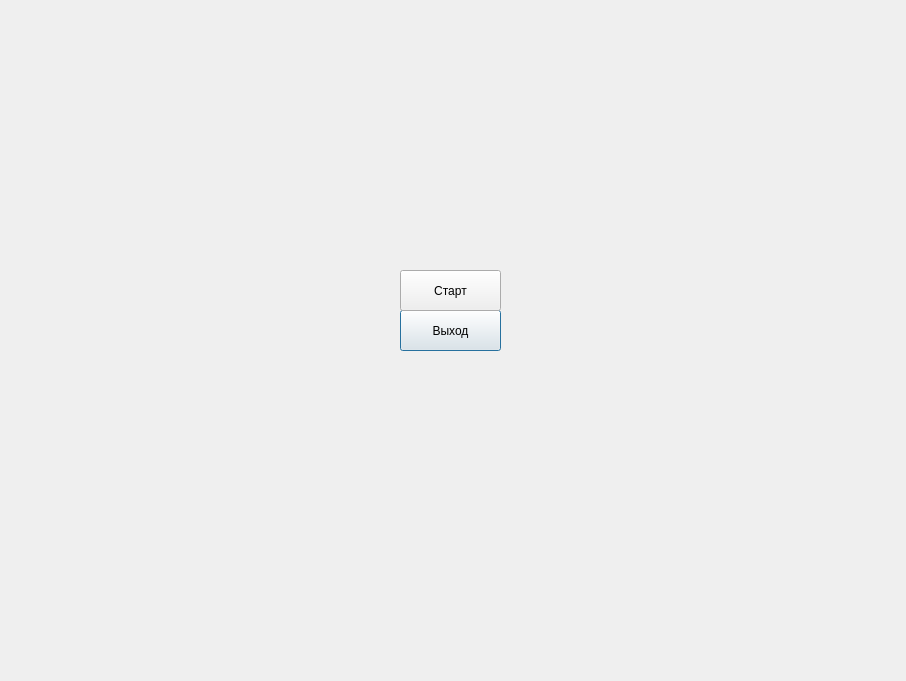
<?xml version="1.0" encoding="UTF-8"?>
<ui version="4.0">
 <class>Dialog</class>
 <widget class="QDialog" name="Dialog">
  <property name="geometry">
   <rect>
    <x>0</x>
    <y>0</y>
    <width>906</width>
    <height>681</height>
   </rect>
  </property>
  <property name="maximumSize">
   <size>
    <width>16777215</width>
    <height>16777215</height>
   </size>
  </property>
  <property name="windowTitle">
   <string>Dialog</string>
  </property>
  <widget class="QPushButton" name="pushButton">
   <property name="geometry">
    <rect>
     <x>400</x>
     <y>310</y>
     <width>101</width>
     <height>41</height>
    </rect>
   </property>
   <property name="text">
    <string>Выход</string>
   </property>
  </widget>
  <widget class="QPushButton" name="pushButton_2">
   <property name="geometry">
    <rect>
     <x>400</x>
     <y>270</y>
     <width>101</width>
     <height>41</height>
    </rect>
   </property>
   <property name="text">
    <string>Старт</string>
   </property>
  </widget>
 </widget>
 <resources/>
 <connections/>
</ui>
